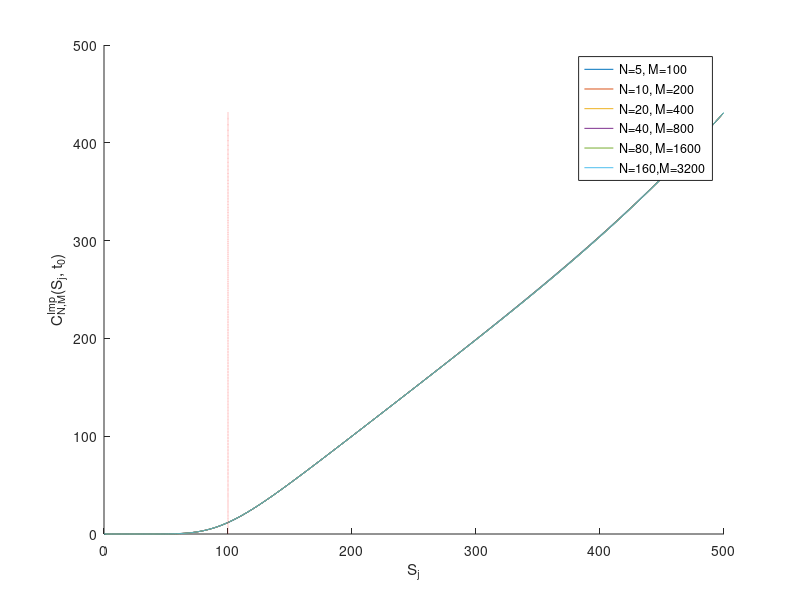

Here is the MATLAB script that generated this plot: (Note: this script raises an error after producing the figure.)
% Solves the untransformed B-S PDE for the European call option price of a
% given underlying that has a continuous dividend yield.
clear all;
format long
S0 = 100;       % Initial asset price
K = 100;        % Strike price
r = 0.02;       % Interest rate
q = 0.01;       % Dividend yield, can vary this to show stability holds!
sigma = 0.2;    % Option volatility
T = 2;          % Time to expiry
theta = 1;      % 0 for explicit, 1 for implicit, and 0.5 for CN

% Grid domain
Smin = 0;
Smax = 500; 
N_list = [5 .*2.^[0:5]];    % Time
M_list = [100 .*2.^[0:5]];  % Space 

hold on
tic
for nn = 1:length(N_list)
    N = N_list(nn);     % Number of time intervals,
    MM = M_list(nn);    % Number of space intervals

    dt = T/N;               % Time stepsize
    dS = (Smax-Smin)/MM;    % Space stepsize             
    S = Smin:dS:Smax;       % Space partition 
    
    % Compute the discretisation matrix, MM = 2*J
    m = MM - 1 ; % Number of interior points
    
    % Initial condition - call payoff only for interior points
    u = zeros(m, 1);
    for s = 2:length(S) - 1
        u(s - 1) = max(S(s) - K, 0);
    end
        
    % Use sparse function for faster runtime
    I = sparse(eye(m)); % Identify matrix of size m
    e = ones(m, 1);     % Vector of ones
        
    % spdiags(B, d, m, n) creates an m-by-n sparse matrix by taking the
    % columns of B and placing them along the diagonals specified by d, see
    % Practical 7.
        % [-e 0*e e] forms [-1 0 1] pattern.
        % [-e -2*e e] forms the [1 -2 1] pattern.
        % d = -1:1 -> tridigonal using the digonal indexing system.
    M1 = spdiags([-e 0*e e], -1:1, m, m);
    M2 = spdiags([e -2*e e], -1:1, m, m);

    % Compute the coefficient vectors, see L4.17
        % Dividing f by (dS)^2 and g by (2*dS) so don't have to worry
        % for F, G and H later.
    f = -0.5 .* sigma .^2 .* S.^2 /dS/dS;
    g = -(r - q) .* S/2/dS;
    h = r .* ones(size(S));
    
    % Form M from 3 split parts
    M = sparse(diag(f(2:end - 1))) * M2 + ...
        sparse(diag(g(2: end - 1))) * M1 + ...
        sparse(diag(h(2: end - 1))) * I;

    % Form left hand side and right hand side matrices - using second form
    % in practical 7 (/delta_tau).
    lhs_mat = I/dt + theta * M;
    rhs_mat = I/dt - (1 - theta) * M;

    umin_pre = 0;
    umax_pre = Smax;
    % Loop over timestep
    for n = 1:N
        rhs_vec = rhs_mat * u;
        
        % Use linearity boundary conditions:
        % Since we cannot have boundary conditions from linear system, need
        % to impose boundary conditions on not just current time step, but
        % also on previous time step.
        
        % Lower boundary value for call
        umin_now = 2*u(1) - u(2);           % At current time step    
        % Upper boundary values for call   
        umax_now = 2*u(end) - u(end - 1);   % At current time step
           
        % Adjust the boundary conditions = -theta*p_(n+1) - (1 - theta)*p_n
            % See L4.11
        rhs_vec(1) = rhs_vec(1) - theta*(f(1) + g(1)) * umin_now - ...
            (1 - theta) * (f(1) + g(1)) * umin_pre;
        
        rhs_vec(end) = rhs_vec(end) - theta*(f(end) - g(end)) * umax_now - ...
            (1 - theta) * (f(end) - g(end)) * umax_pre; 
            
        % lhs_mat * U = rhs_vec -> solve for U
        u = lhs_mat\rhs_vec;
        
        % Update umin_pre and umax_pre
        umin_pre = umin_now;    % At previous time step
        umax_pre = umax_now;    % At previous time step
    end
    
    % Plot results and find correct time-0 price
    plot(S(2:end - 1), u);
    price(1, nn) = u(find(abs(S(2:end - 1) -S0)<=1e-12), 1);
end
toc

plot(linspace(K, K, length(u)), u, "r:");
legend("N=5, M=100", "N=10, M=200", "N=20, M=400", "N=40, M=800", ...
    "N=80, M=1600", "N=160,M=3200");
xlabel("S_j");
ylabel("C^{Imp}_{N,M}(S_j, t_0)");
hold off

% Exact call option price
exact_call = call_blsprice(S0, K, r, q, T, sigma);
disp(sprintf("Exact call price: %.9g \n", exact_call));
error_vec = exact_call - price;

% Results table
fprintf("N \t  M \t  Price \t Error \t\t\t Ratio \n");
for nn = 1:length(N_list)
    if N_list(nn) < 100
        fprintf("%1d \t %1d \t %3.6f", N_list(nn), M_list(nn), price(nn));
    else
        fprintf("%1d  %1d \t %3.6f", N_list(nn), M_list(nn), price(nn));
    end
    
    if (nn > 0)
        fprintf("\t %1.3e  ", error_vec(nn));
    end
    
    if (nn > 1)
        ratio(nn-1) = error_vec(nn-1)/error_vec(nn);
        fprintf("\t %3.3f", ratio(nn-1));
    end
    
    fprintf("\n");
end
